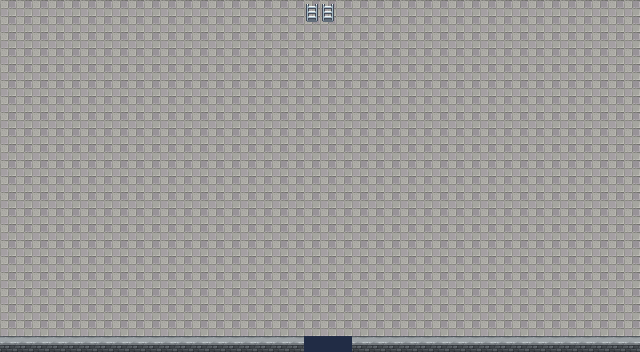

Tiled map render using the project's own tile images. Description and the whole map definition, tile-layer contents included, below:
An orthogonal 40x22 tile map with 16x16 px tiles, 2 tile layers (Tile Layer 1, Tile Layer 2) and 10 objects (4x enemy, 2x wall, 2x spawn, 2x portal).

<map version="1.10" tiledversion="1.10.1" orientation="orthogonal" renderorder="right-down" width="40" height="22" tilewidth="16" tileheight="16" infinite="0" nextlayerid="7" nextobjectid="14">
 <tileset firstgid="1" source="../tsx/RogueEnvironment16x16.tsx" />
 <layer id="1" name="Tile Layer 1" width="40" height="22">
  <data encoding="csv">
16,16,16,16,16,16,16,16,16,16,16,16,16,16,16,16,16,16,16,16,16,16,16,16,16,16,16,16,16,16,16,16,16,16,16,16,16,16,16,16,
16,16,16,16,16,16,16,16,16,16,16,16,16,16,16,16,16,16,16,16,16,16,16,16,16,16,16,16,16,16,16,16,16,16,16,16,16,16,16,16,
16,16,16,16,16,16,16,16,16,16,16,16,16,16,16,16,16,16,16,16,16,16,16,16,16,16,16,16,16,16,16,16,16,16,16,16,16,16,16,16,
16,16,16,16,16,16,16,16,16,16,16,16,16,16,16,16,16,16,16,16,16,16,16,16,16,16,16,16,16,16,16,16,16,16,16,16,16,16,16,16,
16,16,16,16,16,16,16,16,16,16,16,16,16,16,16,16,16,16,16,16,16,16,16,16,16,16,16,16,16,16,16,16,16,16,16,16,16,16,16,16,
16,16,16,16,16,16,16,16,16,16,16,16,16,16,16,16,16,16,16,16,16,16,16,16,16,16,16,16,16,16,16,16,16,16,16,16,16,16,16,16,
16,16,16,16,16,16,16,16,16,16,16,16,16,16,16,16,16,16,16,16,16,16,16,16,16,16,16,16,16,16,16,16,16,16,16,16,16,16,16,16,
16,16,16,16,16,16,16,16,16,16,16,16,16,16,16,16,16,16,16,16,16,16,16,16,16,16,16,16,16,16,16,16,16,16,16,16,16,16,16,16,
16,16,16,16,16,16,16,16,16,16,16,16,16,16,16,16,16,16,16,16,16,16,16,16,16,16,16,16,16,16,16,16,16,16,16,16,16,16,16,16,
16,16,16,16,16,16,16,16,16,16,16,16,16,16,16,16,16,16,16,16,16,16,16,16,16,16,16,16,16,16,16,16,16,16,16,16,16,16,16,16,
16,16,16,16,16,16,16,16,16,16,16,16,16,16,16,16,16,16,16,16,16,16,16,16,16,16,16,16,16,16,16,16,16,16,16,16,16,16,16,16,
16,16,16,16,16,16,16,16,16,16,16,16,16,16,16,16,16,16,16,16,16,16,16,16,16,16,16,16,16,16,16,16,16,16,16,16,16,16,16,16,
16,16,16,16,16,16,16,16,16,16,16,16,16,16,16,16,16,16,16,16,16,16,16,16,16,16,16,16,16,16,16,16,16,16,16,16,16,16,16,16,
16,16,16,16,16,16,16,16,16,16,16,16,16,16,16,16,16,16,16,16,16,16,16,16,16,16,16,16,16,16,16,16,16,16,16,16,16,16,16,16,
16,16,16,16,16,16,16,16,16,16,16,16,16,16,16,16,16,16,16,16,16,16,16,16,16,16,16,16,16,16,16,16,16,16,16,16,16,16,16,16,
16,16,16,16,16,16,16,16,16,16,16,16,16,16,16,16,16,16,16,16,16,16,16,16,16,16,16,16,16,16,16,16,16,16,16,16,16,16,16,16,
16,16,16,16,16,16,16,16,16,16,16,16,16,16,16,16,16,16,16,16,16,16,16,16,16,16,16,16,16,16,16,16,16,16,16,16,16,16,16,16,
16,16,16,16,16,16,16,16,16,16,16,16,16,16,16,16,16,16,16,16,16,16,16,16,16,16,16,16,16,16,16,16,16,16,16,16,16,16,16,16,
16,16,16,16,16,16,16,16,16,16,16,16,16,16,16,16,16,16,16,16,16,16,16,16,16,16,16,16,16,16,16,16,16,16,16,16,16,16,16,16,
16,16,16,16,16,16,16,16,16,16,16,16,16,16,16,16,16,16,16,16,16,16,16,16,16,16,16,16,16,16,16,16,16,16,16,16,16,16,16,16,
16,16,16,16,16,16,16,16,16,16,16,16,16,16,16,16,16,16,16,16,16,16,16,16,16,16,16,16,16,16,16,16,16,16,16,16,16,16,16,16,
11,11,11,11,11,11,11,11,11,11,11,11,11,11,11,11,11,11,11,246,246,246,11,11,11,11,11,11,11,11,11,11,11,11,11,11,11,11,11,11
</data>
 </layer>
 <layer id="5" name="Tile Layer 2" width="40" height="22">
  <data encoding="csv">
0,0,0,0,0,0,0,0,0,0,0,0,0,0,0,0,0,0,0,133,133,0,0,0,0,0,0,0,0,0,0,0,0,0,0,0,0,0,0,0,
0,0,0,0,0,0,0,0,0,0,0,0,0,0,0,0,0,0,0,149,149,0,0,0,0,0,0,0,0,0,0,0,0,0,0,0,0,0,0,0,
0,0,0,0,0,0,0,0,0,0,0,0,0,0,0,0,0,0,0,0,0,0,0,0,0,0,0,0,0,0,0,0,0,0,0,0,0,0,0,0,
0,0,0,0,0,0,0,0,0,0,0,0,0,0,0,0,0,0,0,0,0,0,0,0,0,0,0,0,0,0,0,0,0,0,0,0,0,0,0,0,
0,0,0,0,0,0,0,0,0,0,0,0,0,0,0,0,0,0,0,0,0,0,0,0,0,0,0,0,0,0,0,0,0,0,0,0,0,0,0,0,
0,0,0,0,0,0,0,0,0,0,0,0,0,0,0,0,0,0,0,0,0,0,0,0,0,0,0,0,0,0,0,0,0,0,0,0,0,0,0,0,
0,0,0,0,0,0,0,0,0,0,0,0,0,0,0,0,0,0,0,0,0,0,0,0,0,0,0,0,0,0,0,0,0,0,0,0,0,0,0,0,
0,0,0,0,0,0,0,0,0,0,0,0,0,0,0,0,0,0,0,0,0,0,0,0,0,0,0,0,0,0,0,0,0,0,0,0,0,0,0,0,
0,0,0,0,0,0,0,0,0,0,0,0,0,0,0,0,0,0,0,0,0,0,0,0,0,0,0,0,0,0,0,0,0,0,0,0,0,0,0,0,
0,0,0,0,0,0,0,0,0,0,0,0,0,0,0,0,0,0,0,0,0,0,0,0,0,0,0,0,0,0,0,0,0,0,0,0,0,0,0,0,
0,0,0,0,0,0,0,0,0,0,0,0,0,0,0,0,0,0,0,0,0,0,0,0,0,0,0,0,0,0,0,0,0,0,0,0,0,0,0,0,
0,0,0,0,0,0,0,0,0,0,0,0,0,0,0,0,0,0,0,0,0,0,0,0,0,0,0,0,0,0,0,0,0,0,0,0,0,0,0,0,
0,0,0,0,0,0,0,0,0,0,0,0,0,0,0,0,0,0,0,0,0,0,0,0,0,0,0,0,0,0,0,0,0,0,0,0,0,0,0,0,
0,0,0,0,0,0,0,0,0,0,0,0,0,0,0,0,0,0,0,0,0,0,0,0,0,0,0,0,0,0,0,0,0,0,0,0,0,0,0,0,
0,0,0,0,0,0,0,0,0,0,0,0,0,0,0,0,0,0,0,0,0,0,0,0,0,0,0,0,0,0,0,0,0,0,0,0,0,0,0,0,
0,0,0,0,0,0,0,0,0,0,0,0,0,0,0,0,0,0,0,0,0,0,0,0,0,0,0,0,0,0,0,0,0,0,0,0,0,0,0,0,
0,0,0,0,0,0,0,0,0,0,0,0,0,0,0,0,0,0,0,0,0,0,0,0,0,0,0,0,0,0,0,0,0,0,0,0,0,0,0,0,
0,0,0,0,0,0,0,0,0,0,0,0,0,0,0,0,0,0,0,0,0,0,0,0,0,0,0,0,0,0,0,0,0,0,0,0,0,0,0,0,
0,0,0,0,0,0,0,0,0,0,0,0,0,0,0,0,0,0,0,0,0,0,0,0,0,0,0,0,0,0,0,0,0,0,0,0,0,0,0,0,
0,0,0,0,0,0,0,0,0,0,0,0,0,0,0,0,0,0,0,0,0,0,0,0,0,0,0,0,0,0,0,0,0,0,0,0,0,0,0,0,
0,0,0,0,0,0,0,0,0,0,0,0,0,0,0,0,0,0,0,0,0,0,0,0,0,0,0,0,0,0,0,0,0,0,0,0,0,0,0,0,
0,0,0,0,0,0,0,0,0,0,0,0,0,0,0,0,0,0,0,0,0,0,0,0,0,0,0,0,0,0,0,0,0,0,0,0,0,0,0,0
</data>
 </layer>
 <objectgroup id="2" name="walls">
  <object id="1" name="bottom1" type="wall" x="0.5" y="336" width="304" height="15.5" />
  <object id="2" name="bottom2" type="wall" x="352" y="336" width="288.5" height="16" />
 </objectgroup>
 <objectgroup id="3" name="spawn">
  <object id="12" type="spawn" x="330" y="299.333">
   <properties>
    <property name="direction" value="exit" />
   </properties>
   <point />
  </object>
  <object id="13" type="spawn" x="321.333" y="51.3333">
   <properties>
    <property name="direction" value="enter" />
   </properties>
   <point />
  </object>
 </objectgroup>
 <objectgroup id="4" name="portals">
  <object id="6" name="assets/maps/testmap.tmx" type="portal" x="304.667" y="335.667" width="47.3333" height="16.6667">
   <properties>
    <property name="direction" value="enter" />
   </properties>
  </object>
  <object id="7" name="assets/maps/small.tmx" type="portal" x="303.333" y="-0.666667" width="33.3333" height="25.3333">
   <properties>
    <property name="direction" value="exit" />
   </properties>
  </object>
 </objectgroup>
 <objectgroup id="6" name="enemies">
  <object id="8" type="enemy" x="137.333" y="113.333">
   <properties>
    <property name="hasDrop" type="bool" value="false" />
   </properties>
   <point />
  </object>
  <object id="9" type="enemy" x="403.333" y="116">
   <properties>
    <property name="hasDrop" type="bool" value="false" />
   </properties>
   <point />
  </object>
  <object id="10" type="enemy" x="409.333" y="232">
   <properties>
    <property name="hasDrop" type="bool" value="false" />
   </properties>
   <point />
  </object>
  <object id="11" type="enemy" x="278.667" y="229.333">
   <properties>
    <property name="hasDrop" type="bool" value="false" />
   </properties>
   <point />
  </object>
 </objectgroup>
</map>
